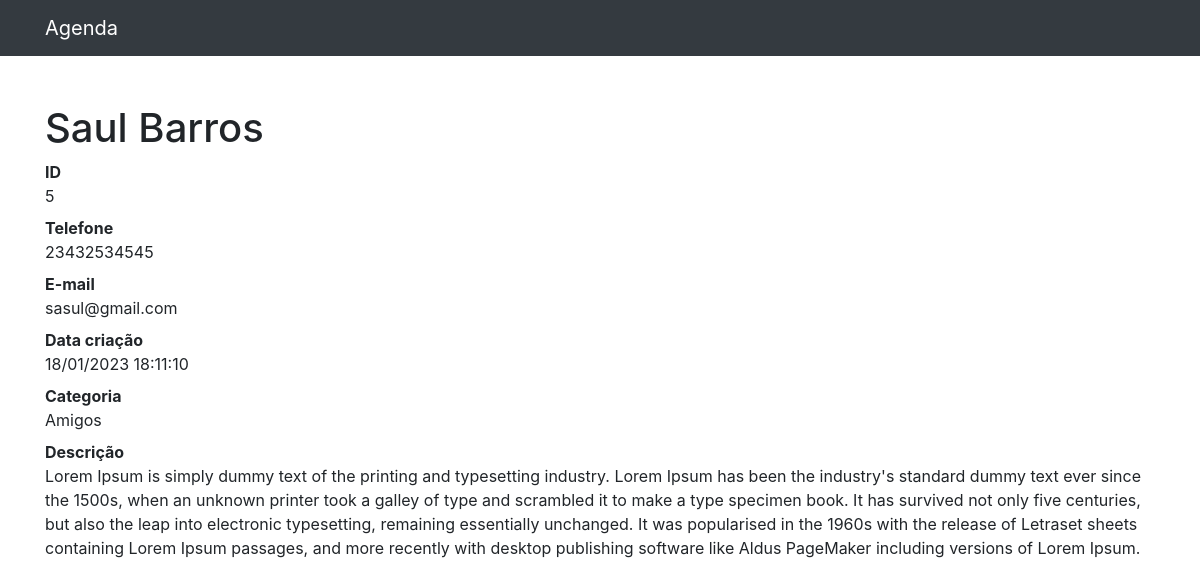
The page /5 on the database its author committed.
### contatos/models.py (models this page shows, shortened)
class Contato(models.Model):
    nome = models.CharField(max_length=255)
    sobrenome = models.CharField(max_length=255, blank=True)
    telefone = models.CharField(max_length=255)
    email = models.CharField(max_length=255, blank=True)
    data_criacao = models.DateTimeField(default=timezone.now)
    descricao = models.TextField(blank=True)
    categoria = models.ForeignKey(Categoria, on_delete=models.DO_NOTHING)
    mostrar = models.BooleanField(default=True)

class Categoria(models.Model):
    nome = models.CharField(max_length=255)
    def __str__(self):
        return self.nome

### contatos/views.py (the view)
# urls.py: path('<int:contato_id>', views.ver_contato, name='ver_contato'),
def ver_contato(request, contato_id):
    contato = get_object_or_404(Contato, id=contato_id) # pega o objeto ou levanta um 404
    return render(request, 'contatos/ver_contato.html', {
        'contato': contato
    })

### contatos/templates/contatos/ver_contato.html (shortened to what this page needs)
{% extends 'base.html' %}
{% block conteudo %}
<h1 class="mt-5">{{ contato.nome }} {{ contato.sobrenome }}</h1>
<dl>
  <dt>ID</dt>
  <dd>{{ contato.id }}</dd>
  <dt>Telefone</dt>
  <dd>{{ contato.telefone }}</dd>
  <dt>E-mail</dt>
  <dd>{{ contato.email }}</dd>
  <dt>Data criação</dt>
  <dd>{{ contato.data_criacao | date:'d/m/Y H:i:s' }}</dd>
  <dt>Categoria</dt>
  <dd>{{ contato.categoria }}</dd>
  <dt>Descrição</dt>
  <dd>
    {{ contato.descricao }}
  </dd>
</dl>
{% endblock  %}

### rows shown on the page
Contato: nome "Saul", sobrenome "Barros", id "5", telefone "23432534545", email "sasul@gmail.com", data_criacao "18/01/2023 18:11:10", categoria "Amigos", descricao "Lorem Ipsum is simply dummy text of the printing and typesetting industry. Lorem Ipsum has been the industry's standard dummy text ever since the 1500s, when an unknown printer took a galley of type and scrambled it to make a type specimen book. It has survived not only five centuries, but also the leap into electronic typesetting, remaining essentially unchanged. It was popularised in the 1960s with the release of Letraset sheets containing Lorem Ipsum passages, and more recently with desktop publishing software like Aldus PageMaker including versions of Lorem Ipsum."
